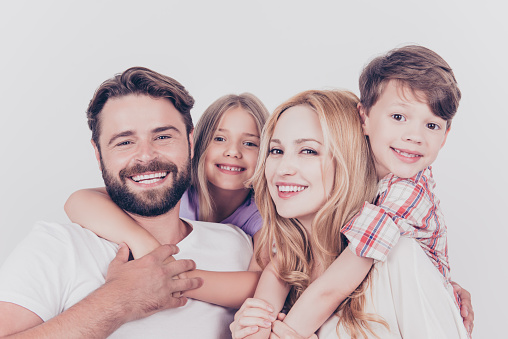
#> input picture 3. Project/3. OpenCV to blur/face picture.jpg, 508 x 339 px
$ python main3-1.py
#> lines starting #> are read from the running program, lines starting #| are printed output that depends on the picture; after the words box and inside, x2 and y2 are one past the last pixel; in counts of white or black regions, pixels touching at a corner belong together
#gray로 만든 사진에서 찾은후 다시 원본 color에 사각형 표시 하는것.
import numpy as np
import cv2

face_cascade = cv2.CascadeClassifier(cv2.data.haarcascades + 'haarcascade_frontalface_default.xml') #cv2.data저장소에서 얼굴을 찾는 xml알고리즘 파일
eye_casecade = cv2.CascadeClassifier(cv2.data.haarcascades + 'haarcascade_eye.xml') #눈을 찾는 파일 찾아옴

ff = np.fromfile(r'40 Python works\3. Project\3. OpenCV to blur\face picture.jpg', np.uint8) #numpy를 이용해 한글경로 파일 불러옴. 원래는 한글경로 안됨
img = cv2.imdecode(ff, cv2.IMREAD_UNCHANGED) # OpenCV 라이브러리를 사용하여 이미지 파일을 디코딩하는 Python 코드 라인입니다. numpy파일을 디코딩하는것.
#> img is the input picture: shape (339, 508, 3); mean B, G, R 184.6, 184, 201.1
#numpy파일을 opencv2에서 작업할 수 있게 numpy배열을 반환하는 함수.
img = cv2.resize(img, (0, 0), fx=1.0, fy=1.0, interpolation=cv2.INTER_AREA) #첫 번째 인수 img는 크기를 조정해야 하는 입력 이미지입니다. 두 번째 인수(0, 0)는 출력 이미지의 크기를 지정하며, 이 경우 출력 이미지의 크기는 세 번째 인수와 네 번째 인수의 값을 기반으로 결정됩니다.
#1.0은 사진크기 그대로. 0, 0도 사이즈 그대로. 크기키우면 작아짐.
#다섯 번째 인수인 보간은 사용할 보간 방법을 지정합니다. INTER_AREA, 픽셀 영역 관계를 사용하여 이미지를 다시 샘플링하는 방법입니다. 이 방법은 다른 방법보다 앨리어싱 아티팩트가 적으면서 더 나은 결과를 생성하는 경향이 있으므로 다운샘플링(즉, 이미지의 크기를 줄이는 것)에 권장된다.
gray = cv2.cvtColor(img, cv2.COLOR_BGR2GRAY) #이미지를 한 색 공간에서 다른 색 공간으로 변환하는 기능입니다 BGR(Blue-Green-Red)
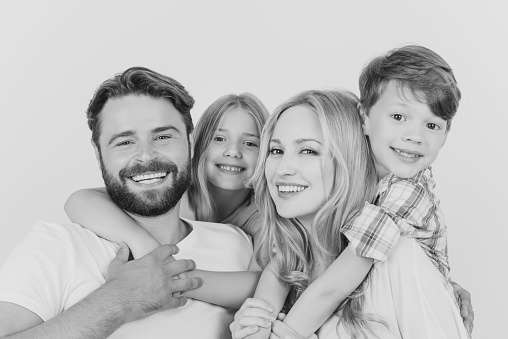
#> gray: shape (339, 508); min 4, max 241, mean 189.1

faces = face_cascade.detectMultiScale(gray, 1.2,5) #detectMultiScale함수 파라미터임.
#> faces = [[198, 115, 70, 70], [363, 88, 84, 84], [93, 96, 105, 105], [246, 116, 94, 94]]
#gray색에서 더쉽게 패턴을 찾아 얼굴을 탐지해서 gray, 1.2는 서로 다른 스케일의 얼굴을 검색하며, 스케일 팩터가 클수록 더 적은 수의 검출이 가능하다.
#5는 이 매개 변수는 후보 면 직사각형이 유효한 탐지로 간주되어야 하는 최소 이웃 수를 제어합니다. 이 매개 변수를 늘리면 탐지 수는 적지만 신뢰할 수 있는 탐지 수는 더 많아집니다.
#함수는 검출된 면을 좌표로 나타내는 직사각형 배열을 반환합니다. 여기서 각 직사각형은 왼쪽 상단 모서리의 x와 y 좌표와 직사각형의 너비와 높이를 지정합니다.
for (x,y,w,h) in faces:
    cv2.rectangle(img, (x,y), (x+w, y+h), (255,0,0),2) #시작점, 끝점, (255, 0, 0)은 컬러지정, 2는 직사각형 선의 두께
    roi_gray = gray[y:y+h, x:x+w] #새로운 관심 영역(roi), 얼굴 이미지 부분을 리턴함. gray부분에서 y~y+h, x~x+w까지 지정
    roi_color = img[y:y+h, x:x+w] #img부분에서 지정영역을 리턴함. 얼굴 부분을 리턴함.
    #차이는 gray는 흑백이란것, color는 원본 이미지, 흑백에서 더 잘 찾기떄문에 흑백영역도 지정해둔 것.
    eyes = eye_casecade.detectMultiScale(roi_gray) #영상내 눈을 감지하는데 사용
    for (ex, ey, ew, eh) in eyes: #검출된 눈의 좌표를 받음.
        cv2.rectangle(roi_color, (ex, ey), (ex+ew, ey+eh),(0,255,0),2) #roi에 표시해 원본 이미지에 표시.
#> this loop made 4 passes
#> (x, y, w, h, eyes) on passes 1 to 4: (198, 115, 70, 70, [[10, 13, 23, 23], [41, 19, 22, 22], [30, 44, 23, 23]]), (363, 88, 84, 84, [[21, 16, 25, 25], [56, 27, 23, 23], [37, 55, 24, 24]]), (93, 96, 105, 105, [[56, 30, 23, 23]]), (246, 116, 94, 94, [[17, 24, 23, 23], [48, 22, 26, 26]])
#> pass 1, `roi_gray = gray[y:y+h, x:x+w]`:
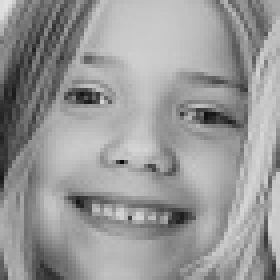
#> roi_gray: shape (70, 70) (shown 4 times larger); min 8, max 226, mean 152.6
#> pass 1, `roi_color = img[y:y+h, x:x+w]`:
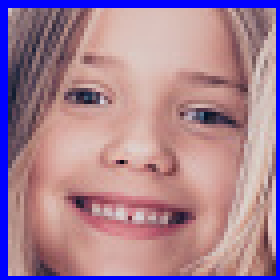
#> roi_color: shape (70, 70, 3) (shown 4 times larger); mean B, G, R 148.1, 129.9, 167.3
#> pass 2, `roi_color = img[y:y+h, x:x+w]`:
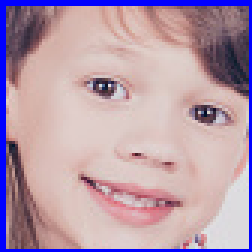
#> roi_color: shape (84, 84, 3) (shown 3 times larger); mean B, G, R 171.3, 154.8, 181.7
#> after the loop:
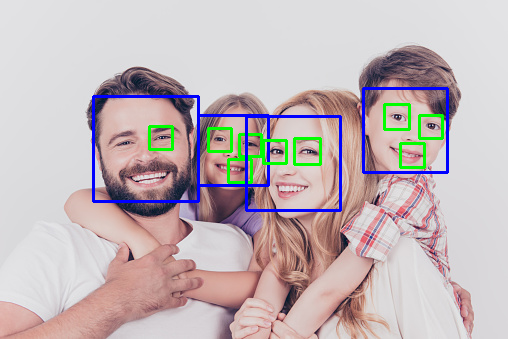
#> img: shape (339, 508, 3); 3.7% of pixels changed, all inside (x1, y1, x2, y2) = (92, 87, 449, 212)
#> after the loop:
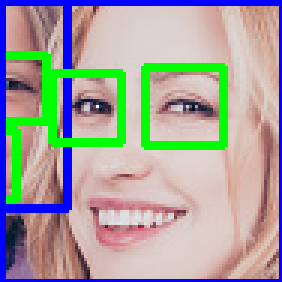
#> roi_color: shape (94, 94, 3) (shown 3 times larger); mean B, G, R 159.2, 162.4, 164
#> after the loop:
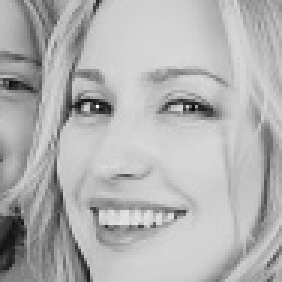
#> roi_gray: shape (94, 94) (shown 3 times larger); min 11, max 241, mean 177.8

cv2.imshow('facefind', img) #얼굴과 눈 검출 결과를 화면에 보여준다.
cv2.waitKey(0) #cv2.waitKey(0)는 사용자가 아무 키나 누를 때까지 이미지 또는 비디오를 표시하며, 이때 함수는 누른 키의 ASCII 값을 반환합니다. 키를 누르지 않으면 기능은 계속해서 무한정 대기합니다.
cv2.destroyAllWindows() #위에서 아무키나 눌리면, 열린 모든 창을 닫는다.
